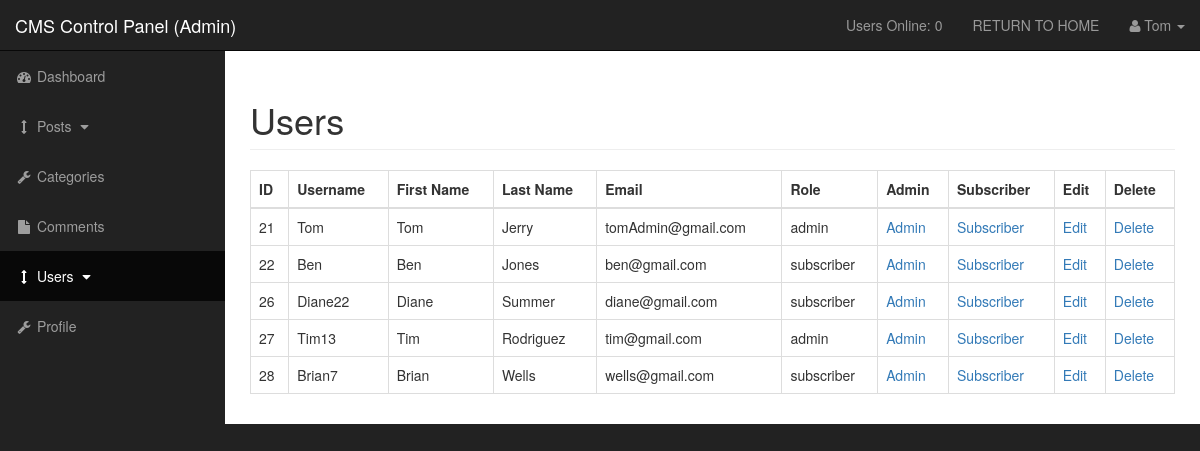
Page /cms/admin/users.php (signed in) on the committed database.
### tables this page shows
CREATE TABLE `users` (
  `user_id` int(3) NOT NULL,
  `username` varchar(255) NOT NULL,
  `user_password` varchar(255) NOT NULL,
  `user_firstname` varchar(255) NOT NULL,
  `user_lastname` varchar(255) NOT NULL,
  `user_email` varchar(255) NOT NULL,
  `user_image` text NOT NULL,
  `user_role` varchar(255) NOT NULL,
  `rand_salt` varchar(255) NOT NULL DEFAULT '$2y$10$iusesomecrazystrings22$'
);

### cms/admin/includes/view_all_users.php (the view, shortened to what this page needs)
<table class='table table-bordered table-hover'>
    <thead>
        <tr>
            <th>ID</th>
            <th>Username</th>
            <th>First Name</th>
            <th>Last Name</th>
            <th>Email</th>
            <th>Role</th>
            <th>Admin</th>
            <th>Subscriber</th>
            <th>Edit</th>
            <th>Delete</th>
        </tr>
    </thead>
    <tbody>
        <?php
        $query = "SELECT * FROM users";
        $get_users = mysqli_query($connection, $query);
        while ($row = mysqli_fetch_assoc($get_users)) {
            $user_id  = $row['user_id'];
            $username = $row['username'];
            $user_firstname = $row['user_firstname'];
            $user_lastname = $row['user_lastname'];
            $user_email = $row['user_email'];
            $user_role = $row['user_role'];
            echo "<tr>
                <td>{$user_id}</td>
                <td>{$username}</td>
                <td>{$user_firstname}</td>
                <td>{$user_lastname}</td>";
            echo "<td>{$user_email}</td>
                <td>{$user_role}</td>
                <td><a href='users.php?make_admin={$user_id}'>Admin</a></td>
                <td><a href='users.php?make_sub={$user_id}'>Subscriber</a></td>
                <td><a href='users.php?source=edit_user&edit_user={$user_id}'>Edit</a></td>
                <td><a href='javascript:void(0)' rel='{$user_id}' class='delete_users'>Delete</a></td>";
        }
        ?>
    </tbody>
</table>

### cms/admin/css/sb-admin.css (style rules this page uses)
body { margin-top: 100px; background-color: #222; }
@media (min-width:768px) { body { margin-top: 50px; } }

### rows in the picture
users: user_id "21", username "Tom", user_firstname "Tom", user_lastname "Jerry", user_email "tomAdmin@gmail.com", user_role "admin"
users: user_id "22", username "Ben", user_firstname "Ben", user_lastname "Jones", user_email "ben@gmail.com", user_role "subscriber"
users: user_id "26", username "Diane22", user_firstname "Diane", user_lastname "Summer", user_email "diane@gmail.com", user_role "subscriber"
users: user_id "27", username "Tim13", user_firstname "Tim", user_lastname "Rodriguez", user_email "tim@gmail.com", user_role "admin"
users: user_id "28", username "Brian7", user_firstname "Brian", user_lastname "Wells", user_email "wells@gmail.com", user_role "subscriber"

### other values in the picture
$_SESSION['user_role'] "Admin"
usersOnline() "0"
$_SESSION['username'] "Tom"
